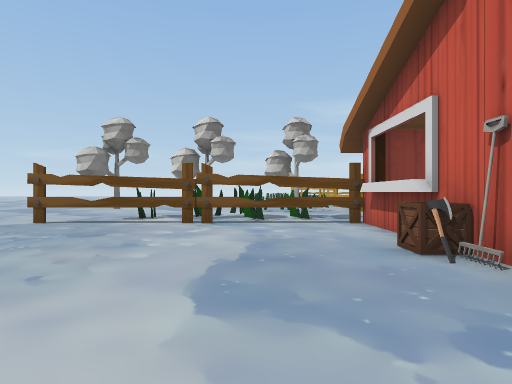
view 1 (above)

12 first-person views from a walk through a scene from a Unity 3-D project. The camera is 1.5 m above the floor, looks level and sees 80° across. The floor is counted in squares, 2 m on a side. Each view is taken from the middle of a square. On the plan, view 1 faces up. The plan holds only what a view shows up to about 10 squares ahead; the rest is blank. The place goes on beyond the plan. The player is left out. Some animated figures are left out. Some surface patterns are stand-ins.

view 2
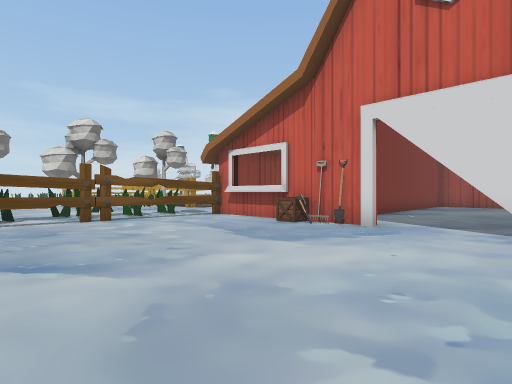

view 3
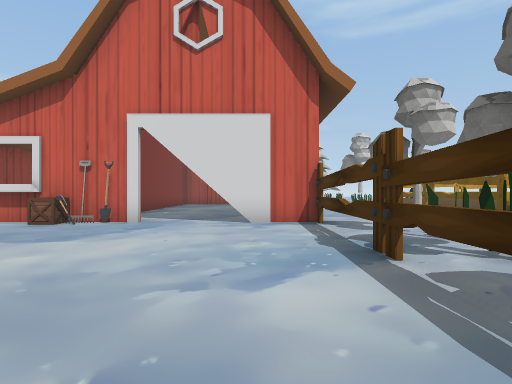

view 4
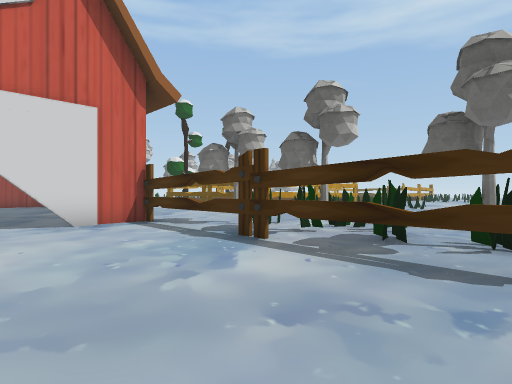

view 5
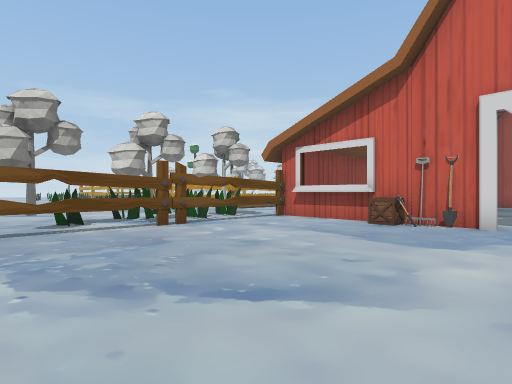

view 6
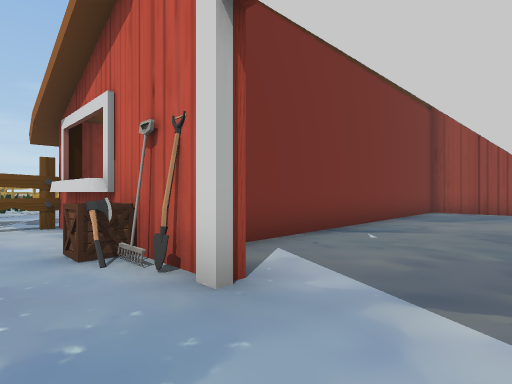

view 7
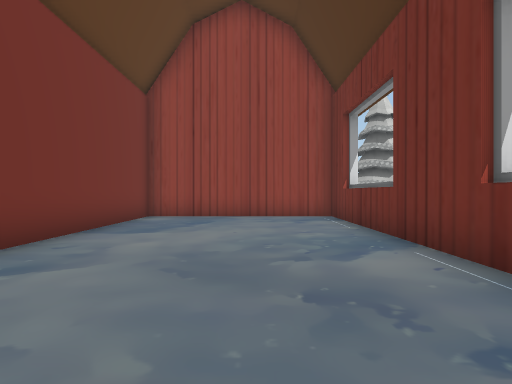

view 8
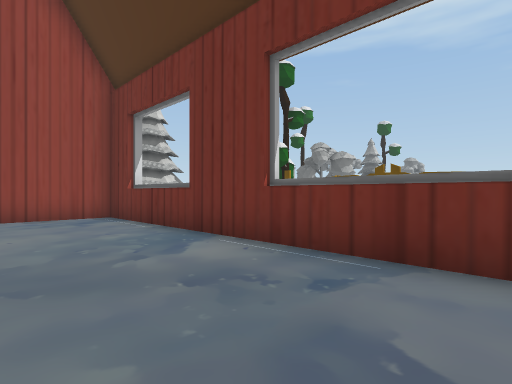

view 9
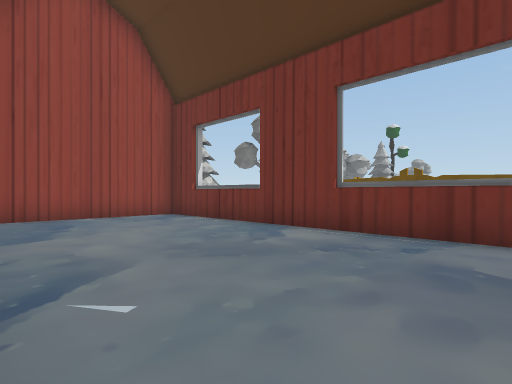

view 10
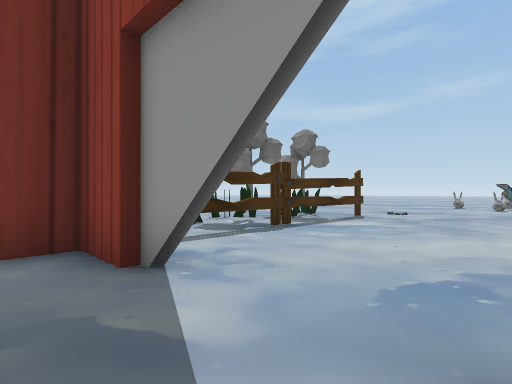

view 11
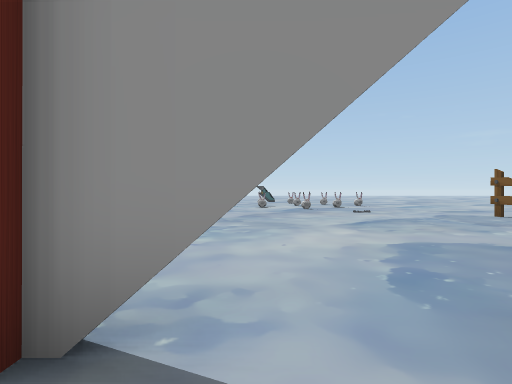

view 12
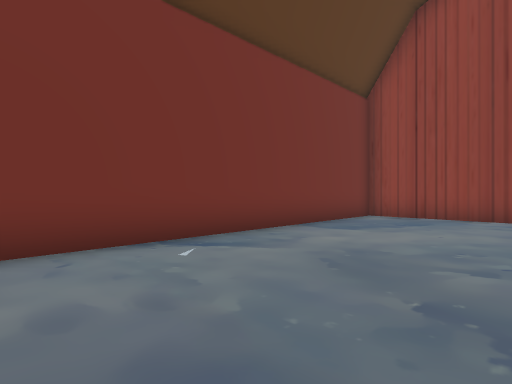

### Floor plan
Key: @ floor where view 1 was taken; # wall or solid block; x gap in a wall; . floor; / step, stairs or slope; = window, fence, low wall or low ledge; v drop or lower ground; T thing the floor can be seen under or through; R tree; O other object.
Columns run from 5 left of view 1 to 14 right of it. Each row starts with its distance up from view 1.
 13  ..
 12  ...   ..
 11  ....  ..
 10 ....# ...
  9 ..T.R.R..
  8 .RTT.T..
  7 TTTTT.T##
  6 ........#
  5 ........#
  4 .......O############
  3 .......##..........#
  2 ........#..........#
  1 ...................#
  0 .....@..#..........#
 -1 ........#..........#
 -2 x==Tx==#############
 -3 ..TT......
 -4 xRTTx#R...
 -5  .#T.....
 -6  ......
 -7
 -8           v
 -9          #/

Where each view was taken, in squares from view 1:
view 1: 0 up, 0 right, facing up
view 2: 1 down, 4 left, facing up-right
view 3: 1 down, 5 left, facing right
view 4: 1 up, 5 left, facing down-right
view 5: 1 up, 5 left, facing up-right
view 6: 0 up, 1 right, facing up-right
view 7: 0 up, 4 right, facing right
view 8: 1 up, 4 right, facing down-right
view 9: 3 up, 4 right, facing down-right
view 10: 2 up, 4 right, facing down-left
view 11: 0 up, 4 right, facing left
view 12: 1 down, 4 right, facing up-right
